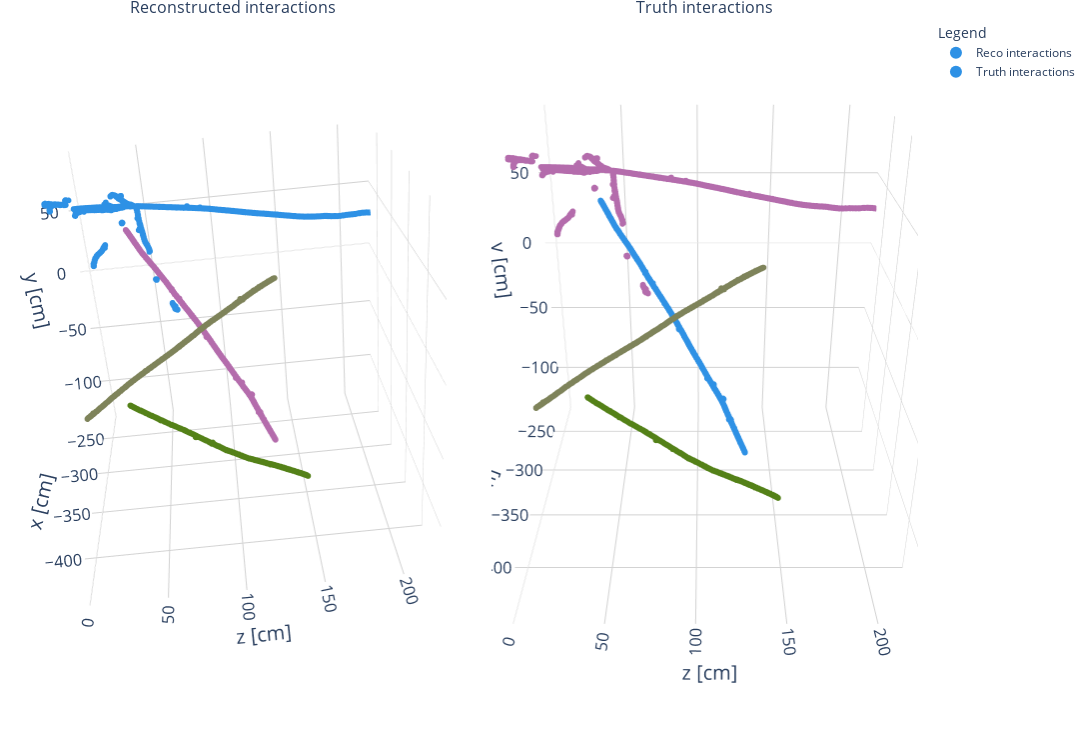

Notebook cell for this chart:
### Code cell
from spine.vis.layout import layout3d
from spine.vis.out import Drawer

# Example traces (3d scatterplots)
drawer = Drawer(data)

fig = drawer.get('interactions', 'id')

fig.show()

### Figure 1 — Plotly figure (JSON) as saved in the notebook; plotly's stock layout.template omitted (floating-point values rounded to 4 significant figures; data arrays with more than 128 entries replaced by an {"elided": "..."} marker saying what was removed)
{"data": [{"hovertemplate": "x: %{x}<br>y: %{y}<br>z: %{z}<br>%{text}", "marker": {"cmax": 4, "cmin": 0, "color": {"elided": "5396 int values"}, "colorscale": [[0, "#2E91E5"], [0.3333, "#E15F99"], [0.6667, "#1CA71C"], [1, "#FB0D0D"]], "size": 2}, "mode": "markers", "name": "Reco interactions", "scene": "scene", "text": {"elided": "5396 str values"}, "type": "scatter3d", "x": {"elided": "5396 float values"}, "y": {"elided": "5396 float values"}, "z": {"elided": "5396 float values"}}, {"hovertemplate": "x: %{x}<br>y: %{y}<br>z: %{z}<br>%{text}", "marker": {"cmax": 4, "cmin": 0, "color": {"elided": "5383 int values"}, "colorscale": [[0, "#2E91E5"], [0.3333, "#E15F99"], [0.6667, "#1CA71C"], [1, "#FB0D0D"]], "size": 2}, "mode": "markers", "name": "Truth interactions", "scene": "scene2", "text": {"elided": "5383 str values"}, "type": "scatter3d", "x": {"elided": "5383 float values"}, "y": {"elided": "5383 float values"}, "z": {"elided": "5383 float values"}}], "layout": {"annotations": [{"font": {"size": 16}, "showarrow": false, "text": "Reconstructed interactions", "x": 0.2375, "xanchor": "center", "xref": "paper", "y": 1, "yanchor": "bottom", "yref": "paper"}, {"font": {"size": 16}, "showarrow": false, "text": "Truth interactions", "x": 0.7625, "xanchor": "center", "xref": "paper", "y": 1, "yanchor": "bottom", "yref": "paper"}], "height": 750, "hoverlabel": {"font": {"family": "Droid sans, monospace"}}, "legend": {"itemsizing": "constant", "title": {"text": "Legend"}, "tracegroupgap": 1}, "margin": {"b": 20, "l": 20, "r": 20, "t": 20}, "scene": {"aspectmode": "manual", "aspectratio": {"x": 1, "y": 1, "z": 1}, "camera": {"center": {"x": 0, "y": -0.1, "z": -0.01}, "eye": {"x": -2.279, "y": 1.153, "z": -0.01119}, "projection": {"type": "perspective"}, "up": {"x": 0.4795, "y": 0.8719, "z": 0.09961}}, "domain": {"x": [0, 0.475], "y": [0, 1]}, "xaxis": {"backgroundcolor": "white", "gridcolor": "lightgray", "nticks": 10, "range": [-445.5, -215.1], "showbackground": true, "showticklabels": true, "tickfont": {"size": 14}, "title": {"font": {"size": 20}, "text": "x [cm]"}, "type": "linear"}, "yaxis": {"backgroundcolor": "white", "gridcolor": "lightgray", "nticks": 10, "range": [-135.5, 94.92], "showbackground": true, "showticklabels": true, "tickfont": {"size": 14}, "title": {"font": {"size": 20}, "text": "y [cm]"}, "type": "linear"}, "zaxis": {"backgroundcolor": "white", "gridcolor": "lightgray", "nticks": 10, "range": [-7.906, 222.5], "showbackground": true, "showticklabels": true, "tickfont": {"size": 14}, "title": {"font": {"size": 20}, "text": "z [cm]"}, "type": "linear"}}, "scene2": {"aspectmode": "manual", "aspectratio": {"x": 1, "y": 1, "z": 1}, "camera": {"center": {"x": 0, "y": -0.1, "z": -0.01}, "eye": {"x": -2, "y": 1, "z": -0.01}, "up": {"x": 0, "y": 1, "z": 0}}, "domain": {"x": [0.525, 1], "y": [0, 1]}, "xaxis": {"backgroundcolor": "white", "gridcolor": "lightgray", "nticks": 10, "range": [-445.5, -215.1], "showbackground": true, "showticklabels": true, "tickfont": {"size": 14}, "title": {"font": {"size": 20}, "text": "x [cm]"}, "type": "linear"}, "yaxis": {"backgroundcolor": "white", "gridcolor": "lightgray", "nticks": 10, "range": [-135.5, 94.92], "showbackground": true, "showticklabels": true, "tickfont": {"size": 14}, "title": {"font": {"size": 20}, "text": "y [cm]"}, "type": "linear"}, "zaxis": {"backgroundcolor": "white", "gridcolor": "lightgray", "nticks": 10, "range": [-7.906, 222.5], "showbackground": true, "showticklabels": true, "tickfont": {"size": 14}, "title": {"font": {"size": 20}, "text": "z [cm]"}, "type": "linear"}}, "scene3": {"aspectmode": "manual", "aspectratio": {"x": 1, "y": 1, "z": 1}, "camera": {"center": {"x": 0, "y": -0.1, "z": -0.01}, "eye": {"x": -2, "y": 1, "z": -0.01}, "up": {"x": 0, "y": 1, "z": 0}}, "xaxis": {"backgroundcolor": "white", "gridcolor": "lightgray", "nticks": 10, "range": [-445.5, -215.1], "showbackground": true, "showticklabels": true, "tickfont": {"size": 14}, "title": {"font": {"size": 20}, "text": "x [cm]"}}, "yaxis": {"backgroundcolor": "white", "gridcolor": "lightgray", "nticks": 10, "range": [-135.5, 94.92], "showbackground": true, "showticklabels": true, "tickfont": {"size": 14}, "title": {"font": {"size": 20}, "text": "y [cm]"}}, "zaxis": {"backgroundcolor": "white", "gridcolor": "lightgray", "nticks": 10, "range": [-7.906, 222.5], "showbackground": true, "showticklabels": true, "tickfont": {"size": 14}, "title": {"font": {"size": 20}, "text": "z [cm]"}}}, "showlegend": true, "width": 1500}}
